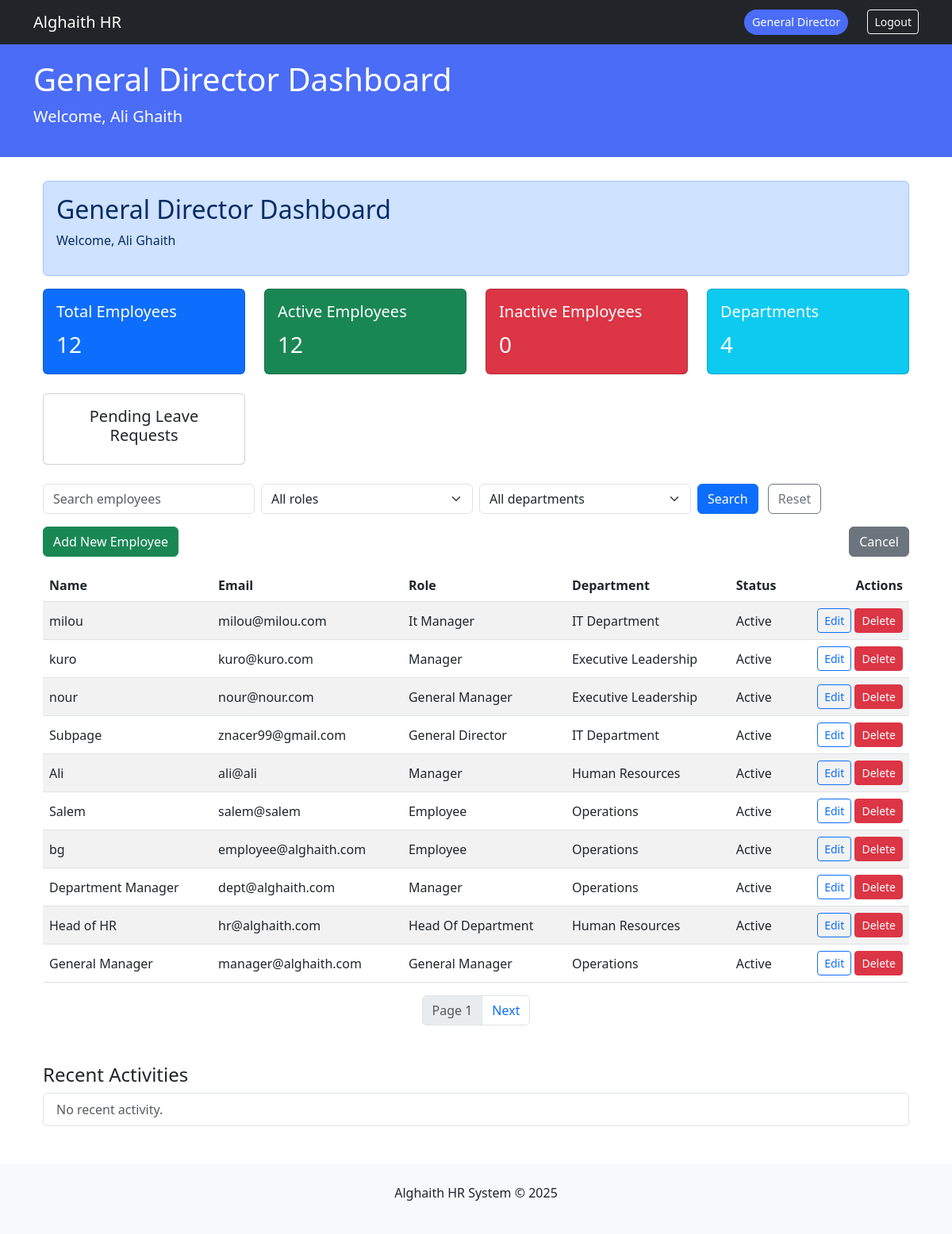
/dashboard/general_director (signed in), run on an earlier commit of the app's database.
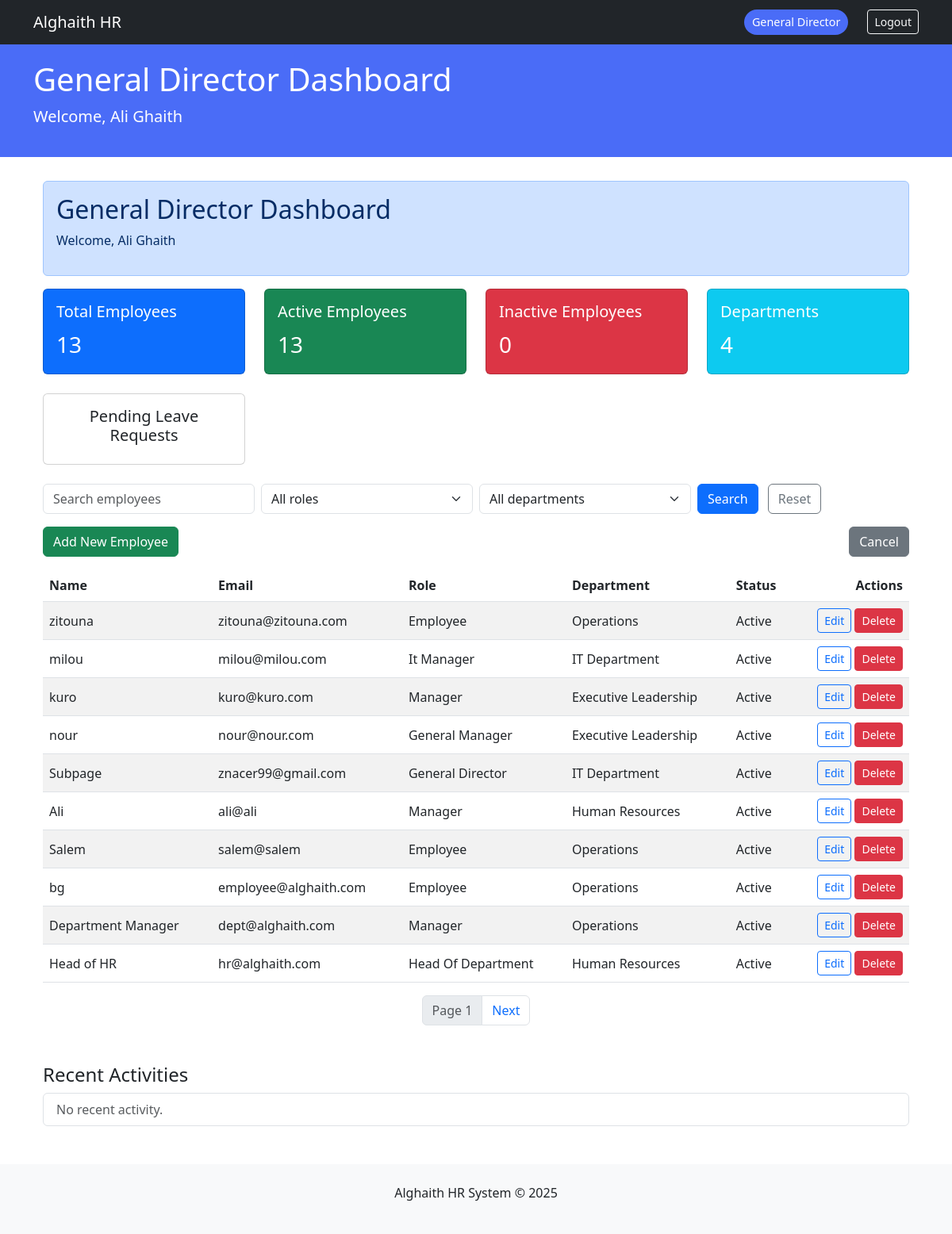
And on a later commit of the database.
### core/models.py (models this page shows, shortened)
class User(db.Model, UserMixin):
    __tablename__ = 'users'
    id = db.Column(db.Integer, primary_key=True)
    email = db.Column(db.String(120), unique=True, nullable=False)
    password_hash = db.Column(db.String(200), nullable=False)
    name = db.Column(db.String(100), nullable=False)
    role = db.Column(db.String(50), nullable=False)
    avatar = db.Column(db.String(2), nullable=False)
    access_code = db.Column(db.String(20), unique=True, nullable=False)
    department_id = db.Column(db.Integer, db.ForeignKey('departments.id'))
    created_at = db.Column(db.DateTime, default=datetime.utcnow)
    last_login = db.Column(db.DateTime)
    login_count = db.Column(db.Integer, default=0)
    is_active = db.Column(db.Boolean, default=True, nullable=False)
    position = db.Column(db.String(100), nullable=True)
    phone = db.Column(db.String(20), nullable=True)
    department = db.relationship('Department', back_populates='members')
    @property
    def is_authenticated(self):
        return True

class Department(db.Model):
    __tablename__ = 'departments'
    id = db.Column(db.Integer, primary_key=True)
    name = db.Column(db.String(100), unique=True, nullable=False)
    description = db.Column(db.Text)
    created_at = db.Column(db.DateTime, default=datetime.utcnow)
    members = db.relationship('User', back_populates='department', lazy='dynamic')

### modules/dashboard/routes.py (the view)
@dashboard_bp.route('/general_director')
@login_required
@role_required(['general_director'])
def director_dashboard():
    q = (request.args.get('q') or '').strip()
    role_filter = (request.args.get('role') or '').strip()
    dept_filter = (request.args.get('department') or '').strip()
    try:
        page = max(int(request.args.get('page', 1)), 1)
    except Exception:
        page = 1
    per_page = 10
    query = User.query
    if q:
        like = f"%{q}%"
        query = query.filter(or_(User.name.ilike(like), User.email.ilike(like)))
    if role_filter:
        query = query.filter(User.role == role_filter)
    if dept_filter:
        try:
            dept_id = int(dept_filter)
            query = query.filter(User.department_id == dept_id)
        except ValueError:
            pass
    total = query.count()
    employees = query.order_by(User.created_at.desc()).limit(per_page).offset((page - 1) * per_page).all()
    departments = Department.query.order_by(Department.name).all()
    active_count = User.query.filter_by(is_active=True).count()
    inactive_count = User.query.filter_by(is_active=False).count()
    user_counts = {"active": active_count, "inactive": inactive_count}
    new_users_count = User.query.filter(User.created_at >= (datetime.utcnow() - timedelta(days=7))).count()
    recent_activities = [act.description for act in ActivityLog.query.order_by(ActivityLog.timestamp.desc()).limit(10).all()]
    return render_template(
        'dashboard/general_director.html',
        user=current_user,
        user_list=employees,  # <-- fixed variable name
        total=total,
        page=page,
        per_page=per_page,
        departments=departments,
        q=q,
        role_filter=role_filter,
        dept_filter=dept_filter,
        user_counts=user_counts,
        new_users_count=new_users_count,
        inactive_users_count=inactive_count,
        recent_activities=recent_activities
    )

### modules/auth/forms.py
class LogoutForm(FlaskForm):
    submit = SubmitField('Logout')

### app.py (called while the page is built)
@login_manager.user_loader
def load_user(user_id):
    from core.models import User
    return db.session.get(User, int(user_id))

### templates/dashboard/general_director.html (shortened to what the changed rows need)
{% extends "dashboard/base_dashboard.html" %}
{% block dashboard_title %}General Director Dashboard{% endblock %}
{% block dashboard_content %}
<div class="container mt-4">
    <div class="alert alert-primary">
        <h2>General Director Dashboard</h2>
    </div>
    <div class="row mb-4">
        <div class="col-md-3">
            <div class="card text-white bg-primary">
                <div class="card-body">
                    <h5 class="card-title">Total Employees</h5>
                    <p class="card-text fs-3">{{ total if total is defined else 0 }}</p>
                </div>
            </div>
        </div>
        <div class="col-md-3">
            <div class="card text-white bg-success">
                <div class="card-body">
                    <h5 class="card-title">Active Employees</h5>
                    <p class="card-text fs-3">{{ user_counts.active if user_counts is defined and user_counts.active is defined else 0 }}</p>
                </div>
            </div>
        </div>
    </div>
    <div class="table-responsive">
        <table class="table table-striped align-middle">
            <thead>
                <tr>
                    <th>Name</th>
                    <th>Email</th>
                    <th>Role</th>
                    <th>Department</th>
                    <th>Status</th>
                    <th class="text-end">Actions</th>
                </tr>
            </thead>
            <tbody>
                {% for u in user_list %}
                <tr>
                    <td>{{ u.name }}</td>
                    <td>{{ u.email }}</td>
                    <td>{{ u.role|replace('_', ' ')|title }}</td>
                    <td>{{ u.department.name if u.department else '-' }}</td>
                    <td>{{ 'Active' if u.is_active else 'Inactive' }}</td>
                    <td class="text-end">
                        <a href="{{ url_for('dashboard.director_edit_employee', id=u.id) }}" class="btn btn-sm btn-outline-primary">Edit</a>
                        <form method="POST" action="{{ url_for('dashboard.director_delete_employee', id=u.id) }}" style="display:inline;">
                            <button type="submit" class="btn btn-sm btn-danger" onclick="return confirm('Delete {{ u.name }}?');">Delete</button>
                        </form>
                    </td>
                </tr>
                {% else %}
                <tr><td colspan="6" class="text-center">No employees found.</td></tr>
                {% endfor %}
            </tbody>
        </table>
    </div>
</div>
{% endblock %}

What changed in the data, as far as the page shows it:
no longer on this page (row unchanged): User: name "General Manager", email "manager@alghaith.com", role "General Manager", department "Operations", is_active "Active"
added User: name "zitouna", email "zitouna@zitouna.com", role "Employee", department "Operations", is_active "Active"
Also different on the page:
{{ total if total is defined else 0 }}: "12" → "13"
text no longer shown: "12"
text now shown: "13"
